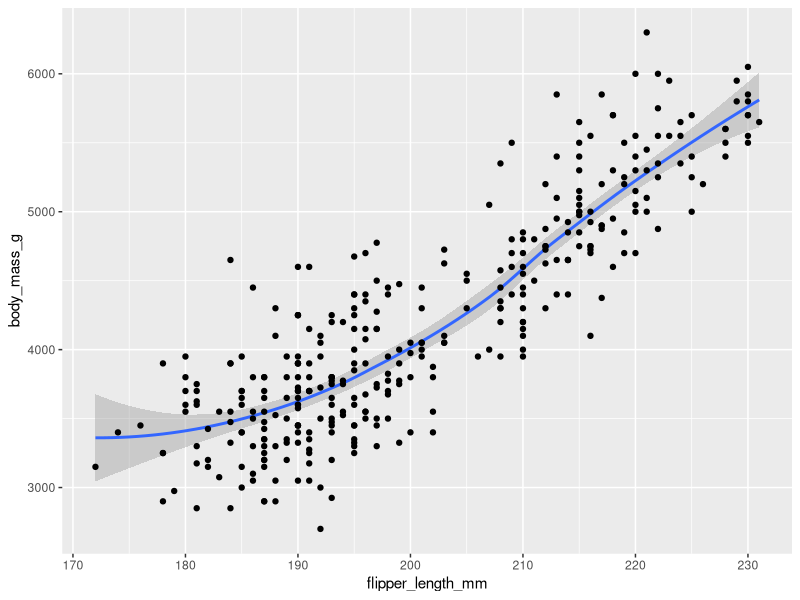
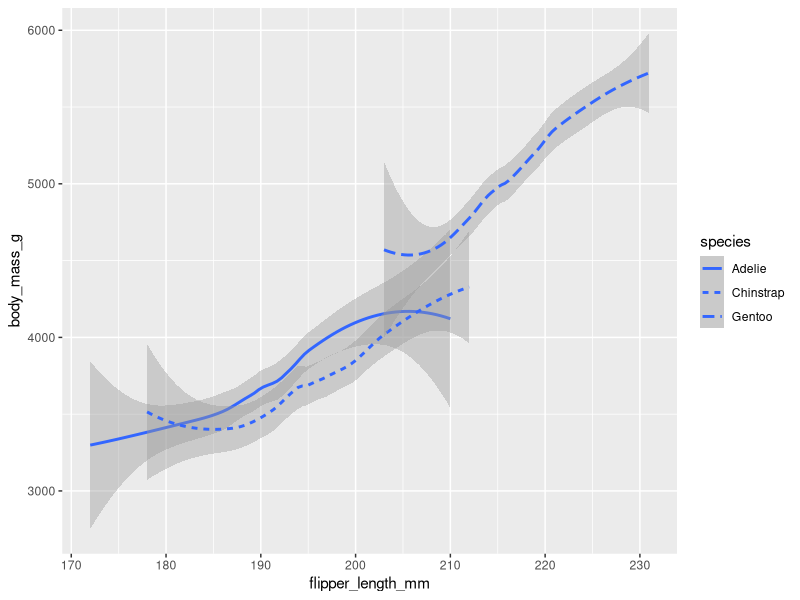
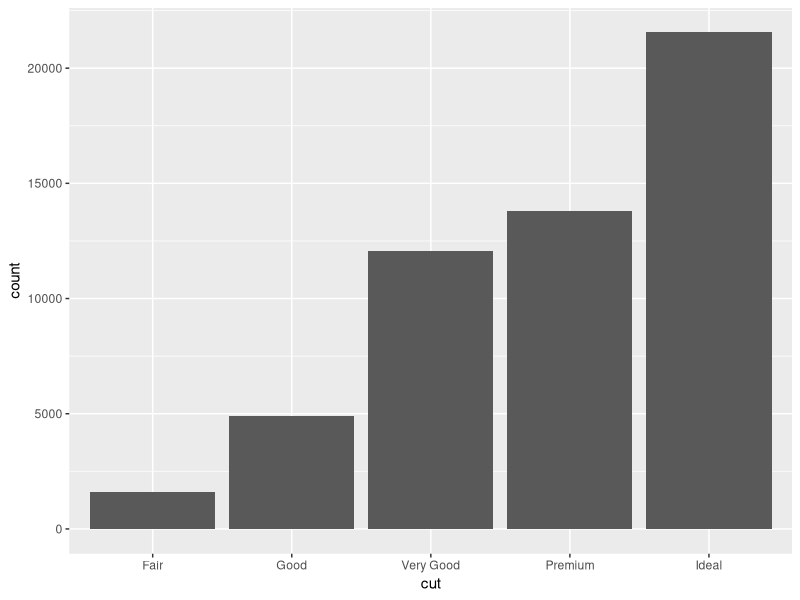
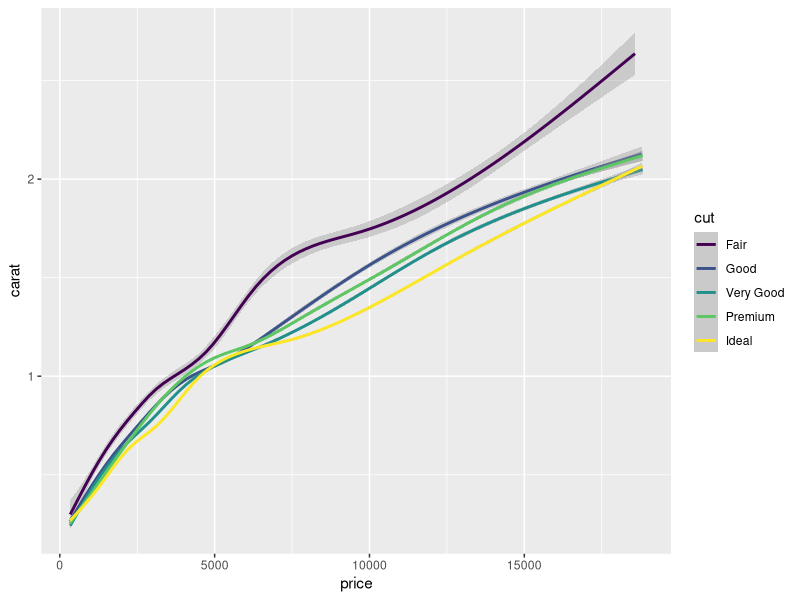

Recreate these plots in R, in order.
loaded_packages <- search ()
install.packages("ggplot2")
install.packages("palmerpenguins")
install.packages("tidyverse")

library(ggplot2)
library(palmerpenguins)
library(tidyverse)

ggplot(data = penguins) + geom_smooth(mapping = aes(x= flipper_length_mm, y= body_mass_g))+ 
  geom_point(mapping = aes(x= flipper_length_mm, y= body_mass_g))

ggplot(data = penguins) + geom_smooth(mapping = aes(x= flipper_length_mm, y= body_mass_g, linetype = species))

ggplot(data = diamonds) +geom_bar(aes(x=cut))
view(diamonds) 
ggplot(data = diamonds) + geom_smooth(mapping = aes (x=price,y=carat, color = cut))

